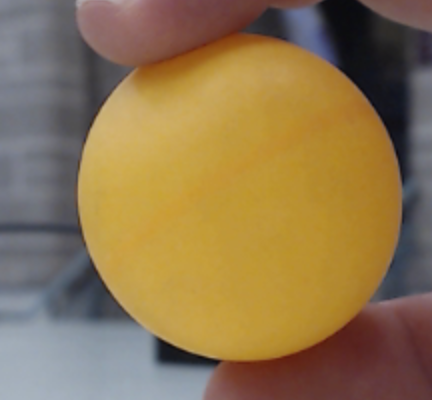
#> input picture src/ComputerVision/ball.png, 432 x 400 px, given in place of the camera
$ python opencvTest.py
#> lines starting #> are read from the running program, lines starting #| are printed output that depends on the picture; after the words box and inside, x2 and y2 are one past the last pixel; in counts of white or black regions, pixels touching at a corner belong together
import cv2
from collections import deque
import numpy as np
import argparse
import sys, argparse, imutils
from imutils.video import WebcamVideoStream, FPS
import time;

ap = argparse.ArgumentParser();
ap.add_argument(
    "-b",
    "--buffer",
    type = int,
    default = 32,
	help = "max buffer size")
args = vars(ap.parse_args())

# define the lower and upper boundaries of the "green"
# ball in the HSV color space, then initialize the
# list of tracked points
Orange1Upper = (30,256,300)
Orange1Lower = (5,169,150)
OrangeLower = (0,145,200)
OrangeUpper = (30,200,300)

# global variables
BLUE = [255,0,0]
GREEN = [0,255,0]
RED = [0,0,255]
BORDERWIDTH = 5
roiPts = []
inputeMode = True

# up/down travel variables
minMax = -1
rising = False
init = False

# ball state FSM
fsm = 0 # 0 - initial fall, 1 - rise, 2 - out of frame

# detect mode, will exit on return (successful or not)
detect = False;

pts = deque(maxlen = args["buffer"])
counter = 0
(dX, dY) = (0,0)
cap = cv2.VideoCapture(1)

print(cap.get(3))
print(cap.get(4))
vs= WebcamVideoStream(src=1).start()
frame = vs.read()
#> frame is the input picture: shape (400, 432, 3); mean B, G, R 79.3, 117.9, 142.3
fr_count=0;
start =0;
frames = FPS().start()


while(True and not (fsm != 0 and detect)):
    if(fr_count==0):
        start=time.time()
    # grab the current frame
    frame = vs.read()
    img = vs.read()
    # resize the frame, blur it, and convert it to the HSV
    # color space
    frame = imutils.resize(frame, width=600)
#> frame: shape (555, 600, 3)
    orig = frame.copy()
    hsv = cv2.cvtColor(frame, cv2.COLOR_BGR2HSV)
#> hsv: shape (555, 600, 3); mean H, S, V 56.8, 113.5, 147.2

    # construct a mask for the color "green", then perform
    # a series of dilations and erosions to remove any small
    # blobs left in the mask
    termination = (cv2.TERM_CRITERIA_EPS | cv2.TERM_CRITERIA_COUNT, 10, 1)
    mask = cv2.inRange(hsv, Orange1Lower, Orange1Upper)
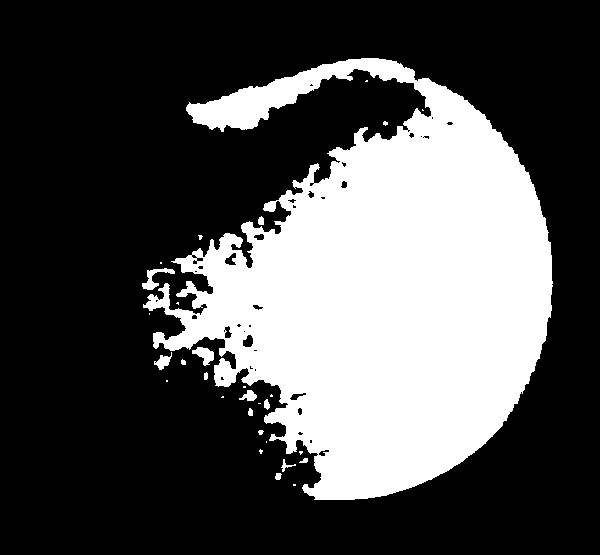
#> mask: shape (555, 600); 31.3% white; 30 white regions (16 under 20 px), largest, box (x1, y1, x2, y2) and area: (143, 58, 553, 500) 103215, (142, 268, 175, 290) 250, (192, 347, 214, 366) 229
    thresh = cv2.cvtColor(frame, cv2.COLOR_BGR2GRAY)
    blurred = cv2.GaussianBlur(thresh, (9, 9), 0)

    mask = cv2.erode(mask, None, iterations=2)
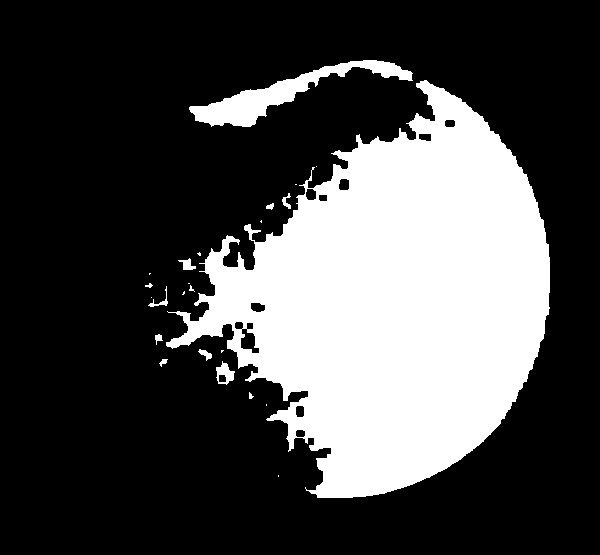
#> mask: shape (555, 600); 28.3% white; 24 white regions (12 under 20 px), largest, box (x1, y1, x2, y2) and area: (166, 80, 550, 498) 89632, (189, 60, 413, 127) 3880, (216, 361, 235, 385) 238
    mask = cv2.dilate(mask, None, iterations=2)
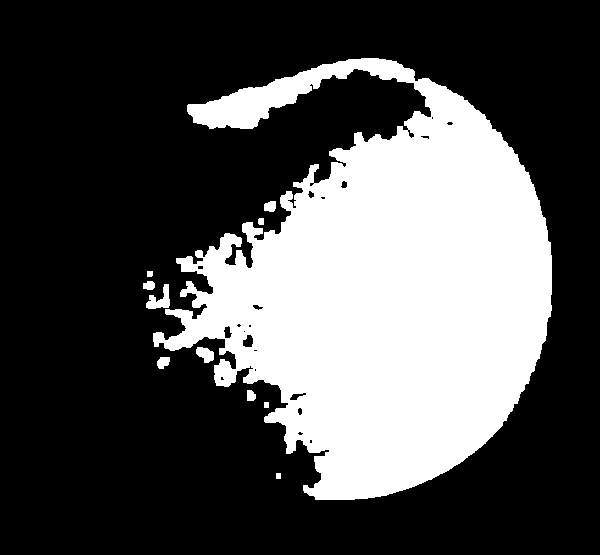
#> mask: shape (555, 600); 31% white; 11 white regions


    circles = cv2.HoughCircles(blurred, cv2.HOUGH_GRADIENT, 1, 2000, 25, 250, 10, 10)  # ret=[[Xpos,Ypos,Radius],...]
#> circles = [[328.5, 283.5, 214.1]]

    if(circles is not None):
        ##mask = cv2.inRange(hsv, OrangeLower, OrangeUpper)
        ##mask = cv2.erode(mask, None, iterations=2)
        ##mask = cv2.dilate(mask, None, iterations=2)
        circles = np.uint16(np.around(circles))
#> circles = [[328, 284, 214]]

        for i in circles[0, :]:
            # draw the outer circle
            cv2.circle(thresh, (i[0], i[1]), i[2], (0, 255, 0), 2)
            # draw the center of the circle
            cv2.circle(thresh, (i[0], i[1]), 2, (0, 0, 255), 3)
#> this loop made 1 pass
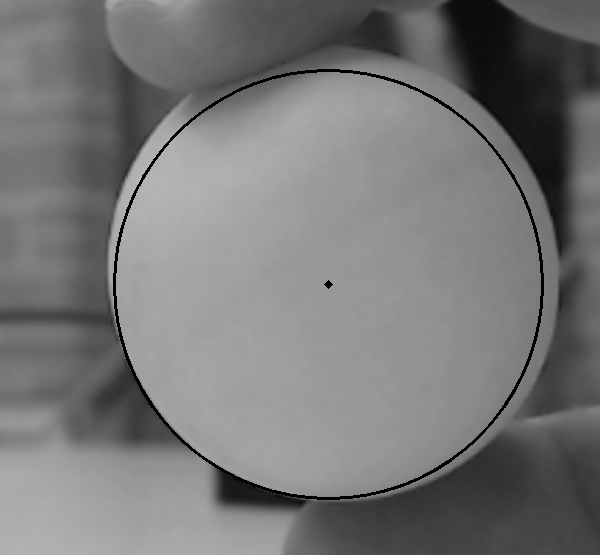
#> thresh: shape (555, 600); min 0, max 182, mean 119.2


    # find contours in the mask and initialize the current
    # (x, y) center of the ball
    cnts = cv2.findContours(mask.copy(), cv2.RETR_EXTERNAL,
                            cv2.CHAIN_APPROX_SIMPLE)[-2]
#> cnts = 11 contours; largest, box (x1, y1, x2, y2) and area: (153, 58, 552, 500) 101188, (146, 284, 170, 309) 260, (196, 347, 214, 363) 171, (157, 357, 170, 369) 100, (264, 201, 276, 212) 93
    center = None
    if(rising):
        borderColour = GREEN;
    else:
        borderColour = RED;

    # only proceed if at least one contour was found
    if len(cnts) > 0:
        # find the largest contour in the mask, then use
        # it to compute the minimum enclosing circle and
        # centroid
        c = max(cnts, key=cv2.contourArea)
#> c = contour of 1229 points, box (x1, y1, x2, y2) (153, 58, 552, 500), area 101188

        ((x, y), radius) = cv2.minEnclosingCircle(c)
#> x = 334; y = 275.7; radius = 225.4

        if(not init):
            minMax = y
#> minMax = 275.7
            init = True
        else:
            if(rising):
                if(y < minMax):
                    minMax = y
                elif(y > minMax + 30):
                    minMax = y
                    rising = False
                    borderColour = RED
            else:
                if(y < minMax - 30):
                    minMax = y
                    rising = True
                    borderColour = GREEN
                    fsm = 1
                elif(y > minMax):
                    minMax = y
        M = cv2.moments(c)
#> M = moments, m00 101187.5, centre m10/m00, m01/m00 = (384.3, 291.1)
        center = (int(M["m10"] / M["m00"]), int(M["m01"] / M["m00"]))
#> center = (384, 291)

        # only proceed if the radius meets a minimum size
        if radius > 2:
            # draw the circle and centroid on the frame,
            # then update the list of tracked points
            cv2.circle(frame, (int(x), int(y)), int(radius),
                       (0, 255, 255), 2)
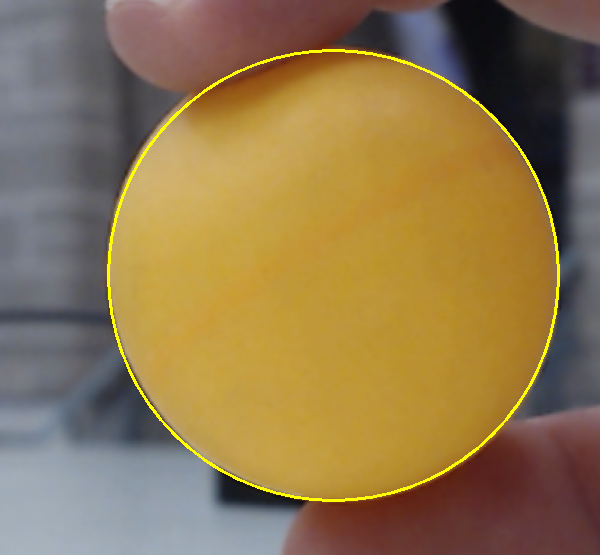
#> frame: shape (555, 600, 3); mean B, G, R 78.5, 119.9, 143.9
            cv2.circle(frame, center, 5, (0, 0, 255), -1)
#> frame: shape (555, 600, 3); 0.02% of pixels changed, all inside (x1, y1, x2, y2) = (379, 286, 390, 297)
            pts.appendleft(center)


    elif(init):
        fsm = 2

    # loop over the set of tracked points
    for i in np.arange(1, len(pts)):
        # if either of the tracked points are None, ignore
        # them
        if pts[i - 1] is None or pts[i] is None:
            continue

        # otherwise, compute the thickness of the line and
        # draw the connecting lines
        thickness = int(np.sqrt(args["buffer"] / float(i + 1)) * 2.5)
        cv2.line(frame, pts[i - 1], pts[i], (0, 0, 255), thickness)
    # check to see if enough points have been accumulated in
    # the buffer
        if counter >= 10 and i == 10 and pts[-10] is not None:
            # compute the difference between the x and y
            # coordinates and re-initialize the direction
            # text variables
            dX = pts[-10][0] - pts[i][0]
            dY = pts[-10][1] - pts[i][1]
            (dirX, dirY) = ("", "")

        thickness = int(np.sqrt(args["buffer"] / float(i + 1)) * 2.5)
        cv2.line(frame, pts[i - 1], pts[i], (0, 0, 255), thickness)
        cv2.putText(frame, "dx: {}, dy: {}".format(dX, dY),
                (10, frame.shape[0] - 10), cv2.FONT_HERSHEY_SIMPLEX,
                0.35, (0, 0, 255), 1)

    # show the frame to our screen
    cv2.imshow("Frame", mask)
    border = cv2.copyMakeBorder(
        frame,
        top = BORDERWIDTH,
        bottom = BORDERWIDTH,
        left = BORDERWIDTH,
        right = BORDERWIDTH,
        borderType = cv2.BORDER_CONSTANT,
        value = borderColour)
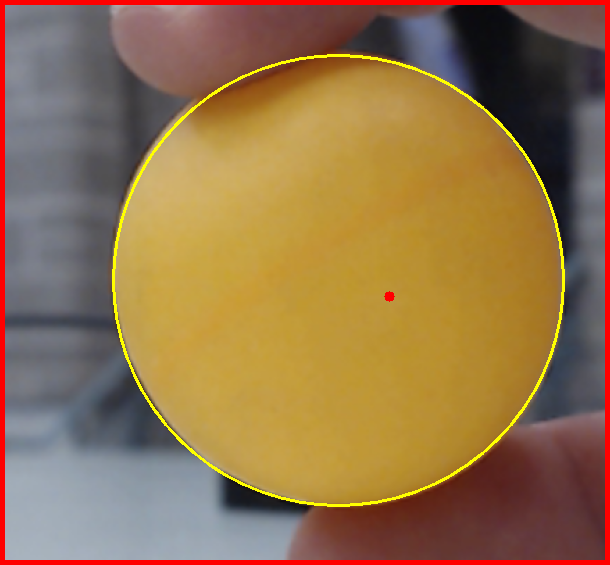
#> border: shape (565, 610, 3); mean B, G, R 75.8, 115.8, 147.7
    cv2.imshow('border', border)
   ## cv2.imshow("shape",thresh)
    key = cv2.waitKey(1) & 0xFF
#> (key q is pressed here)
    frames.update()


    # if the 'q' key is pressed, stop the loop
    if key == ord("q"):
        break

if(fsm == 1):
    txt = "Success!"
else:
    txt = "Fail!"

cv2.putText(frame, txt, (150,160), cv2.FONT_HERSHEY_SIMPLEX, 2, borderColour, 2)
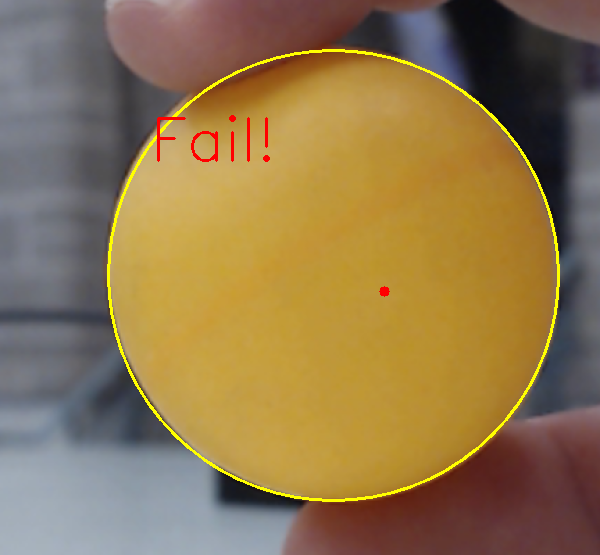
#> frame: shape (555, 600, 3); mean B, G, R 78.2, 119.4, 144.1
frames.stop()
print("[INFO] elasped time: {:.2f}".format(frames.elapsed()))
print("[INFO] approx. FPS: {:.2f}".format(frames.fps()))
# cap.release()
# cv2.destroyAllWindows()
